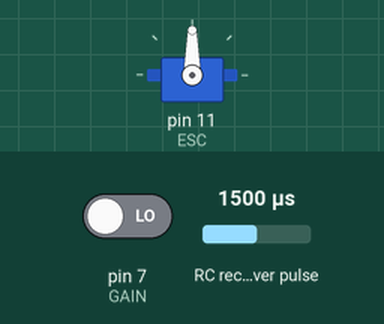
Simulated run of this sketch. Board: Arduino Uno, built with avr-gcc and run on an emulated ATmega328P. Parts: servo. Wiring (inferred from the names in the program): RC receiver channel: data pin 3. Inputs (shaded band) come from the test bench; at power-on: pin 7 (GAIN) LOW, RC receiver pulse 1500 µs.

Above: at 0.1 s.
At 1.1 s:
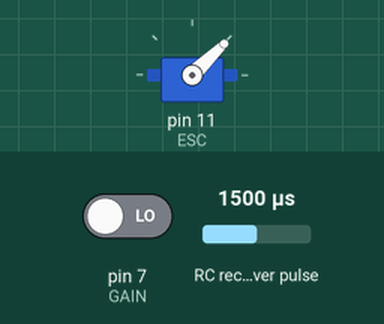
Timing chart, 0 to 2.6 s (numbered marks = the images above):
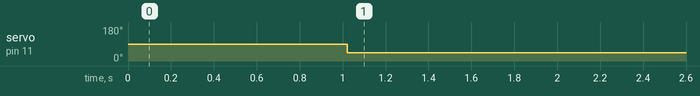

Measured:
- by itself, servo on pin 11 (ESC): 90° → 44° at 1.0 s

The sketch:

betterDroneGainControl.ino
```cpp
#include <Servo.h>
byte THROTTLE = 3; // input voltage from wave function
byte GAIN = 7; // input voltage from wave function

Servo ESC;
float throttle_val;
float gain_val;

void setup() {
  pinMode(THROTTLE, INPUT);
  pinMode(GAIN, INPUT);

  ESC.attach(11);
  Serial.begin(115200);
}

float f_clamp(float v, float lo, float hi) {
  if (v<lo) return lo;
  if (v>hi) return hi;
  return v;
}

const int min_micros = 1000;
const int max_micros = 2000;

void loop() {
  throttle_val = pulseIn(THROTTLE, HIGH);
  gain_val = pulseIn(GAIN, HIGH);

  float throttle_f = ((float)(throttle_val - min_micros))/(max_micros-min_micros);
  float gain_f = ((float)(gain_val - min_micros))/(max_micros-min_micros);

  throttle_f = f_clamp(throttle_f,0,1);
  gain_f = f_clamp(gain_f,0,1);

  float out_f = throttle_f * gain_f;

  long out_micros = out_f*(max_micros-min_micros) + min_micros;

  ESC.writeMicroseconds(out_micros);
}
```
